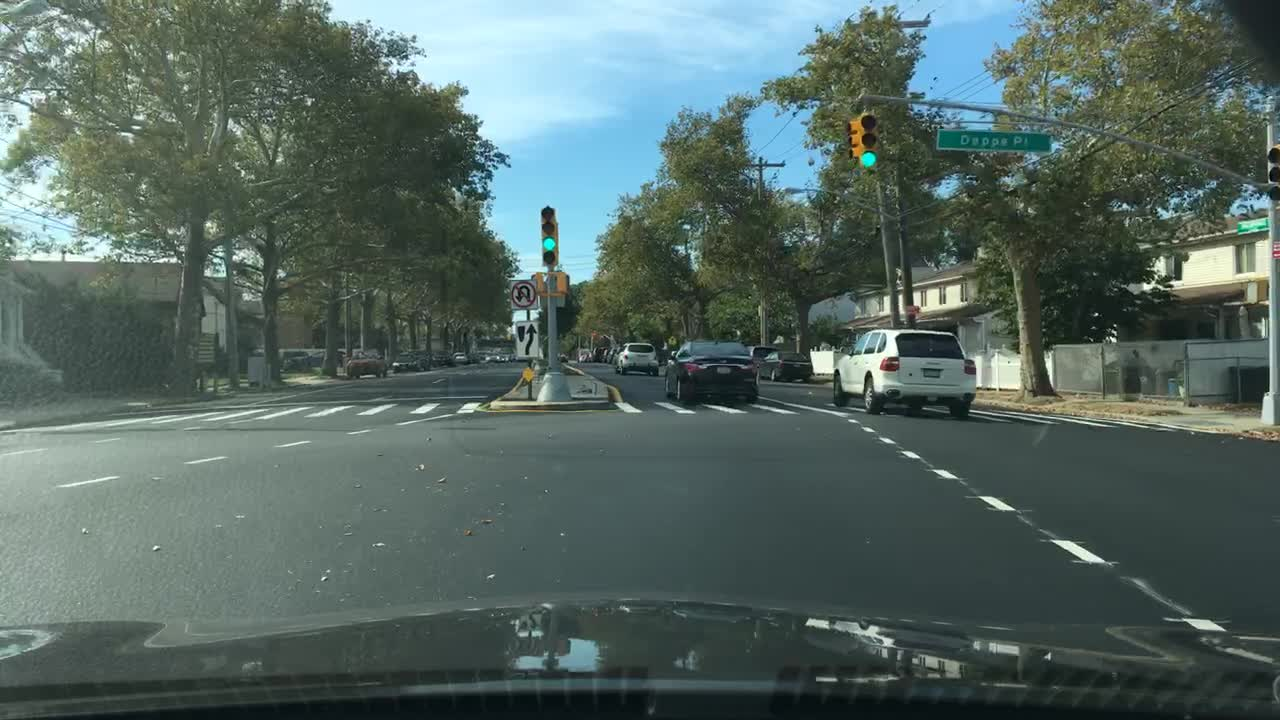
#> input picture assets/real_images/bdd100k/007aeb45-f9f5ac8c.jpg, 1280 x 720 px
$ python -i lane_detector.py   (imports and definitions only)
#> lines starting #> are read from the running program, lines starting #| are printed output that depends on the picture; after the words box and inside, x2 and y2 are one past the last pixel; in counts of white or black regions, pixels touching at a corner belong together
#> further down, picture is the input picture: shape (720, 1280, 3); mean B, G, R 98, 103.2, 85.1
### src/road_safety/utils/validation.py
"""Input validation routines for images, video frames, and media files."""

from __future__ import annotations

from pathlib import Path
from typing import Optional, Tuple

import cv2
import numpy as np


class ValidationError(Exception):
    """Raised when an input frame or file fails integrity checks."""
    pass


SUPPORTED_IMAGE_EXTENSIONS = {".jpg", ".jpeg", ".png", ".bmp", ".webp"}
SUPPORTED_VIDEO_EXTENSIONS = {".mp4", ".avi", ".mov", ".mkv", ".wmv"}


def validate_frame(frame: Optional[np.ndarray]) -> Tuple[bool, str]:
    """Validate that a frame is a valid non-empty OpenCV BGR image array.

    Args:
        frame: Candidate numpy array.

    Returns:
        Tuple of (is_valid, error_message).
    """
    if frame is None:
        return False, "Frame is None"

    if not isinstance(frame, np.ndarray):
        return False, f"Expected numpy.ndarray, got {type(frame).__name__}"

    if frame.size == 0:
        return False, "Frame has size 0 (empty array)"

    if frame.ndim not in (2, 3):
        return False, f"Unsupported dimensions: ndim={frame.ndim}. Expected 2 or 3"

    h, w = frame.shape[:2]
    if h < 10 or w < 10:
        return False, f"Frame dimensions ({w}x{h}) are too small for processing (minimum 10x10)"

    return True, ""


# [63 lines left out: functions validate_image_file, validate_video_file, not called in this run]

### src/road_safety/lanes/lane_detector.py
"""Classical computer vision lane detection using Canny edge, ROI masking, and Hough transforms."""

from __future__ import annotations

import logging
from dataclasses import dataclass, field
from typing import List, Optional, Tuple

import cv2
import numpy as np

from ..config import LanesConfig
from ..utils.validation import validate_frame


@dataclass
class LaneBoundary:
    """Represents a fitted lane boundary line (left or right)."""
    slope: float
    intercept: float
    x_bottom: int
    x_top: int
    y_bottom: int
    y_top: int
    is_valid: bool = False

    def get_points(self) -> Tuple[Tuple[int, int], Tuple[int, int]]:
        """Return endpoints ((x_bottom, y_bottom), (x_top, y_top))."""
        return ((self.x_bottom, self.y_bottom), (self.x_top, self.y_top))


@dataclass
class LaneDetectionResult:
    """Structured output from lane detection pipeline."""
    lane_detected: bool = False
    left_line: Optional[LaneBoundary] = None
    right_line: Optional[LaneBoundary] = None
    lane_center_px: Optional[int] = None
    vehicle_center_px: int = 0
    center_offset_px: float = 0.0
    lane_departure_warning: bool = False
    departure_direction: str = "CENTER"  # "CENTER", "LEFT", "RIGHT"
    lane_polygon: Optional[np.ndarray] = None  # (4, 2) array for corridor fill
    confidence: float = 0.0


class LaneDetector:
    """Robust lane detection using classical OpenCV filtering and line fitting."""

    def __init__(
        self,
        config: Optional[LanesConfig] = None,
        logger: Optional[logging.Logger] = None,
    ):
        self.config = config or LanesConfig()
        self.logger = logger or logging.getLogger("road_safety.lanes")

        # Temporal smoothing state across frames
        self.prev_left_line: Optional[LaneBoundary] = None
        self.prev_right_line: Optional[LaneBoundary] = None

    # [4 lines left out: function reset_state, not called in this run]

    def _get_roi_mask(self, img_shape: Tuple[int, int]) -> np.ndarray:
        """Construct polygonal Region of Interest mask based on normalized vertices."""
        h, w = img_shape[:2]
        vertices = np.array(
            [[int(x * w), int(y * h)] for x, y in self.config.roi_vertices],
            dtype=np.int32,
        )
        mask = np.zeros((h, w), dtype=np.uint8)
        cv2.fillPoly(mask, [vertices], 255)
        return mask

    def _filter_and_fit_lines(
        self,
        lines: Optional[np.ndarray],
        y_bottom: int,
        y_top: int,
        img_width: int,
    ) -> Tuple[Optional[LaneBoundary], Optional[LaneBoundary]]:
        """Separate line segments into left and right lane candidates and fit lines."""
        if lines is None or len(lines) == 0:
            return None, None

        left_points_x: List[int] = []
        left_points_y: List[int] = []
        left_weights: List[float] = []

        right_points_x: List[int] = []
        right_points_y: List[int] = []
        right_weights: List[float] = []

        img_center_x = img_width / 2.0

        for line in lines:
            for x1, y1, x2, y2 in line:
                if x2 == x1:
                    continue  # Ignore purely vertical lines to avoid div by zero

                slope = (y2 - y1) / (x2 - x1)
                length = float(np.hypot(x2 - x1, y2 - y1))

                # Discard lines with slopes outside expected range
                if abs(slope) < self.config.min_slope or abs(slope) > self.config.max_slope:
                    continue

                # In image coordinates, y increases downward:
                # Left lane typically has negative slope and is on the left half
                if slope < 0 and max(x1, x2) < img_center_x * 1.15:
                    left_points_x.extend([x1, x2])
                    left_points_y.extend([y1, y2])
                    left_weights.extend([length, length])
                # Right lane typically has positive slope and is on the right half
                elif slope > 0 and min(x1, x2) > img_center_x * 0.85:
                    right_points_x.extend([x1, x2])
                    right_points_y.extend([y1, y2])
                    right_weights.extend([length, length])

        left_boundary = self._fit_boundary(
            left_points_x, left_points_y, left_weights, y_bottom, y_top, is_left=True
        )
        right_boundary = self._fit_boundary(
            right_points_x, right_points_y, right_weights, y_bottom, y_top, is_left=False
        )

        return left_boundary, right_boundary

    def _fit_boundary(
        self,
        x_pts: List[int],
        y_pts: List[int],
        weights: List[float],
        y_bottom: int,
        y_top: int,
        is_left: bool,
    ) -> Optional[LaneBoundary]:
        """Fit a linear polynomial to points with outlier rejection and extrapolate."""
        if len(x_pts) < 2:
            return None

        try:
            # Fit line x as a function of y: x = slope * y + intercept
            # Using x(y) avoids infinite slope singularities for near-vertical road lines
            poly = np.polyfit(y_pts, x_pts, deg=1, w=weights)
            slope = float(poly[0])
            intercept = float(poly[1])

            x_bottom = int(poly[0] * y_bottom + poly[1])
            x_top = int(poly[0] * y_top + poly[1])

            boundary = LaneBoundary(
                slope=slope,
                intercept=intercept,
                x_bottom=x_bottom,
                x_top=x_top,
                y_bottom=y_bottom,
                y_top=y_top,
                is_valid=True,
            )

            # Apply temporal smoothing if previous boundary exists
            prev = self.prev_left_line if is_left else self.prev_right_line
            if prev is not None and prev.is_valid:
                alpha = self.config.temporal_smoothing
                boundary.x_bottom = int(alpha * prev.x_bottom + (1.0 - alpha) * boundary.x_bottom)
                boundary.x_top = int(alpha * prev.x_top + (1.0 - alpha) * boundary.x_top)

            if is_left:
                self.prev_left_line = boundary
            else:
                self.prev_right_line = boundary

            return boundary
        except Exception as e:
            self.logger.debug("Failed line fitting: %s", e)
            return None

    def detect(self, frame: np.ndarray) -> LaneDetectionResult:
        """Execute lane detection on a single frame.

        Args:
            frame: OpenCV BGR image array.

        Returns:
            LaneDetectionResult with detected boundaries, corridor polygon, and alerts.
        """
        is_valid, err = validate_frame(frame)
#> is_valid = True; err = ''
        if not is_valid:
            self.logger.warning("Invalid frame provided for lane detection: %s", err)
            return LaneDetectionResult()

        if not self.config.enabled:
            return LaneDetectionResult()

        h, w = frame.shape[:2]
        vehicle_center_x = w // 2

        # 1. Grayscale conversion
        gray = cv2.cvtColor(frame, cv2.COLOR_BGR2GRAY)
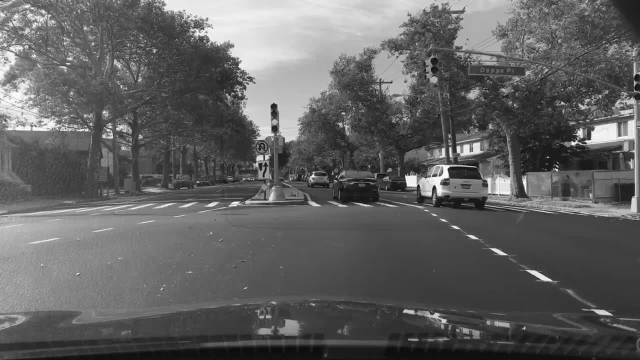
#> gray: shape (720, 1280) (shown at 1/2 size); min 2, max 253, mean 97.1

        # 2. Gaussian smoothing to suppress high-frequency road texture noise
        k = self.config.gaussian_kernel
        k = k if k % 2 == 1 else k + 1
        blurred = cv2.GaussianBlur(gray, (k, k), 0)

        # 3. Canny edge detection
        edges = cv2.Canny(blurred, self.config.canny_low, self.config.canny_high)
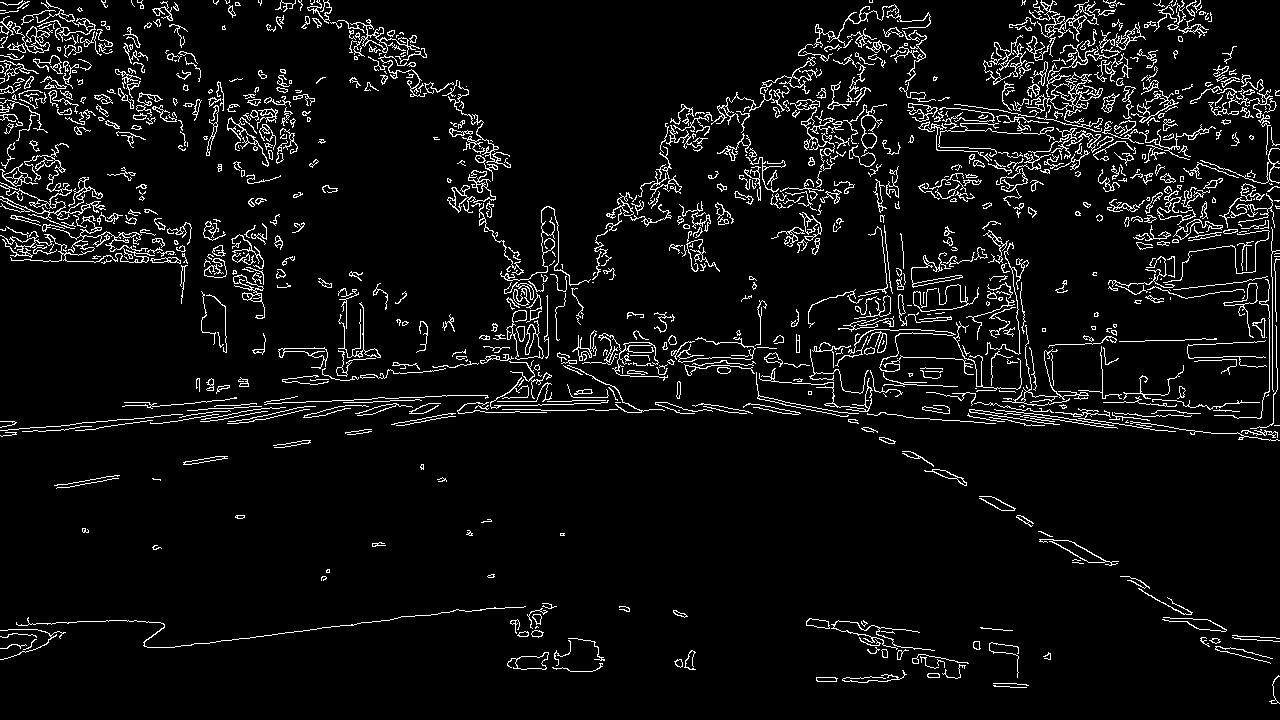
#> edges: shape (720, 1280); 6.1% white in thin lines or dots

        # 4. Region of interest masking
        roi_mask = self._get_roi_mask((h, w))
#> in _get_roi_mask, `cv2.fillPoly(mask, [vertices], 255)`:
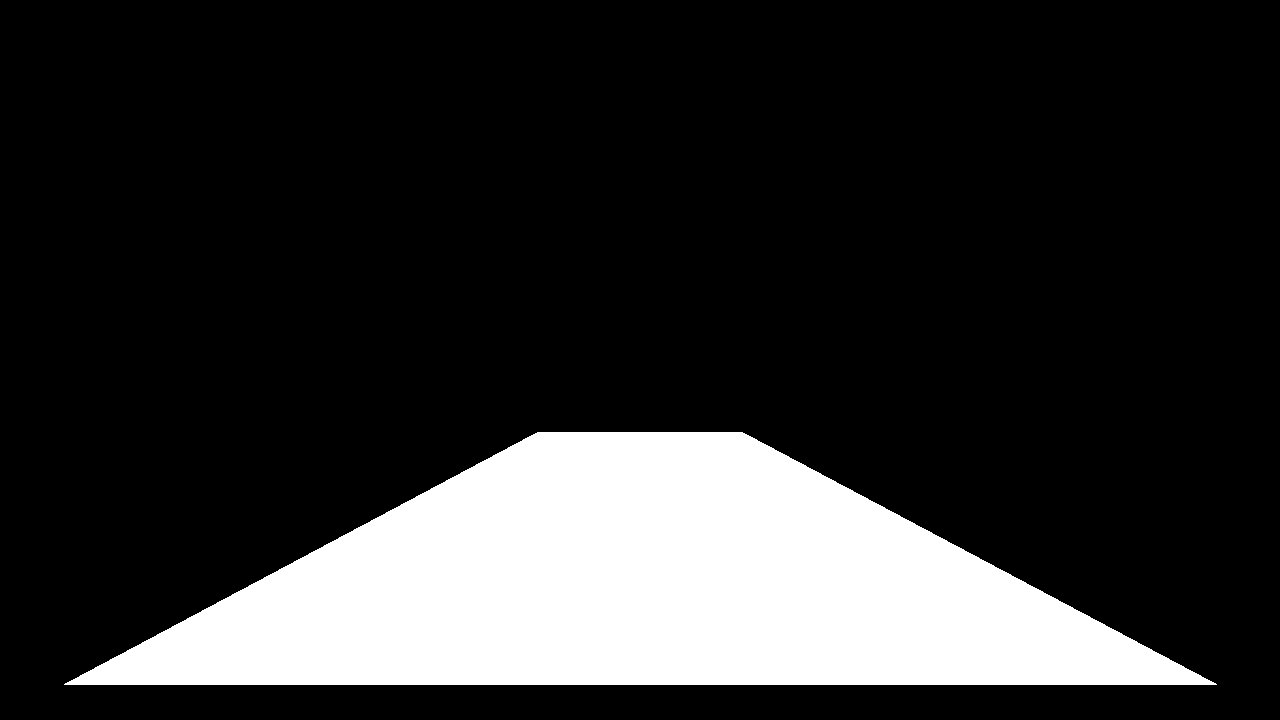
#> mask: shape (720, 1280); 18.7% white; 1 white region, box (x1, y1, x2, y2) and area: (64, 432, 1217, 685) 172135
        masked_edges = cv2.bitwise_and(edges, roi_mask)
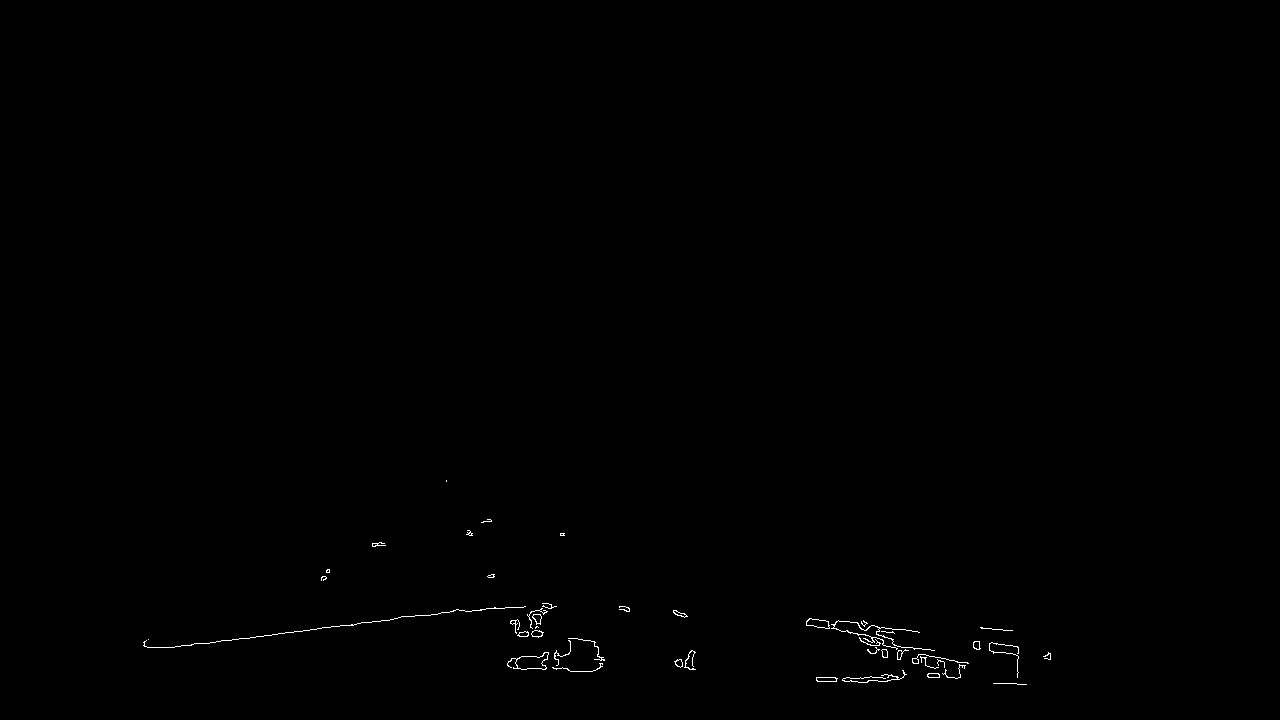
#> masked_edges: shape (720, 1280); 0.26% white in thin lines or dots, all inside (x1, y1, x2, y2) = (143, 480, 1051, 685)

        # 5. Probabilistic Hough Transform
        lines = cv2.HoughLinesP(
            masked_edges,
            rho=self.config.hough_rho,
            theta=np.radians(self.config.hough_theta_deg),
            threshold=self.config.hough_threshold,
            minLineLength=self.config.hough_min_line_len,
            maxLineGap=self.config.hough_max_line_gap,
        )
#> lines = 52 rows, first 6: [158, 647, 222, 640], [166, 647, 495, 607], [816, 619, 959, 662], [806, 622, 964, 667], [816, 677, 899, 679], [811, 618, 895, 629]

        y_bottom = int(h * self.config.roi_vertices[0][1])
        y_top = int(h * self.config.roi_vertices[1][1])

        # 6. Slope filtering and line fitting
        left_boundary, right_boundary = self._filter_and_fit_lines(
            lines, y_bottom, y_top, img_width=w
        )
#> the loop in _filter_and_fit_lines, `for line in lines:` made 52 passes
#> after the loop in _filter_and_fit_lines, `for line in lines:`: left_points_x = []

        # Evaluate detection completeness
        lane_detected = (left_boundary is not None and left_boundary.is_valid) and (
            right_boundary is not None and right_boundary.is_valid
        )
#> lane_detected = False

        result = LaneDetectionResult(
            lane_detected=lane_detected,
            left_line=left_boundary,
            right_line=right_boundary,
            vehicle_center_px=vehicle_center_x,
        )

        if lane_detected:
            # Construct lane corridor polygon
            # [left_bottom, left_top, right_top, right_bottom]
            poly = np.array(
                [
                    [left_boundary.x_bottom, left_boundary.y_bottom],
                    [left_boundary.x_top, left_boundary.y_top],
                    [right_boundary.x_top, right_boundary.y_top],
                    [right_boundary.x_bottom, right_boundary.y_bottom],
                ],
                dtype=np.int32,
            )
            result.lane_polygon = poly

            # Compute lane center at bottom edge
            lane_center_x = (left_boundary.x_bottom + right_boundary.x_bottom) // 2
            result.lane_center_px = lane_center_x

            # Center offset: positive if vehicle is to the right of lane center (drifting right)
            offset = float(vehicle_center_x - lane_center_x)
            result.center_offset_px = offset
            result.confidence = 0.85

            # Lane Departure Warning (LDW) thresholding
            thresh = self.config.lane_departure_warning_threshold_px
            if abs(offset) > thresh:
                result.lane_departure_warning = True
                result.departure_direction = "RIGHT" if offset > 0 else "LEFT"
            else:
                result.lane_departure_warning = False
                result.departure_direction = "CENTER"

        elif left_boundary is not None or right_boundary is not None:
            # Partial lane detection
            result.confidence = 0.40
            result.lane_departure_warning = False
            result.departure_direction = "UNCERTAIN"
        else:
            # Degraded / missing markings
            result.confidence = 0.0
            result.departure_direction = "NO_LANES"

        return result

>>> import cv2
>>> picture = cv2.imread('../../../assets/real_images/bdd100k/007aeb45-f9f5ac8c.jpg')
>>> result = LaneDetector().detect(picture)
